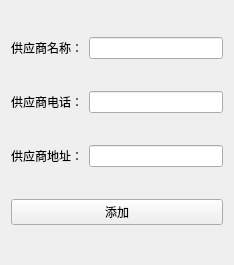
<?xml version="1.0" encoding="UTF-8"?>
<ui version="4.0">
 <class>Form</class>
 <widget class="QWidget" name="Form">
  <property name="geometry">
   <rect>
    <x>0</x>
    <y>0</y>
    <width>234</width>
    <height>265</height>
   </rect>
  </property>
  <property name="windowTitle">
   <string>Form</string>
  </property>
  <layout class="QGridLayout" name="gridLayout">
   <item row="0" column="0">
    <layout class="QHBoxLayout" name="horizontalLayout_3">
     <item>
      <widget class="QLabel" name="label_2">
       <property name="text">
        <string>供应商名称：</string>
       </property>
      </widget>
     </item>
     <item>
      <widget class="QLineEdit" name="lineEdit_2"/>
     </item>
    </layout>
   </item>
   <item row="1" column="0">
    <layout class="QHBoxLayout" name="horizontalLayout_2">
     <item>
      <widget class="QLabel" name="label_3">
       <property name="text">
        <string>供应商电话：</string>
       </property>
      </widget>
     </item>
     <item>
      <widget class="QLineEdit" name="lineEdit_3"/>
     </item>
    </layout>
   </item>
   <item row="2" column="0">
    <layout class="QHBoxLayout" name="horizontalLayout">
     <item>
      <widget class="QLabel" name="label_4">
       <property name="text">
        <string>供应商地址：</string>
       </property>
      </widget>
     </item>
     <item>
      <widget class="QLineEdit" name="lineEdit_4">
       <property name="text">
        <string/>
       </property>
      </widget>
     </item>
    </layout>
   </item>
   <item row="3" column="0">
    <widget class="QPushButton" name="pushButton">
     <property name="text">
      <string>添加</string>
     </property>
    </widget>
   </item>
  </layout>
 </widget>
 <resources/>
 <connections/>
</ui>
